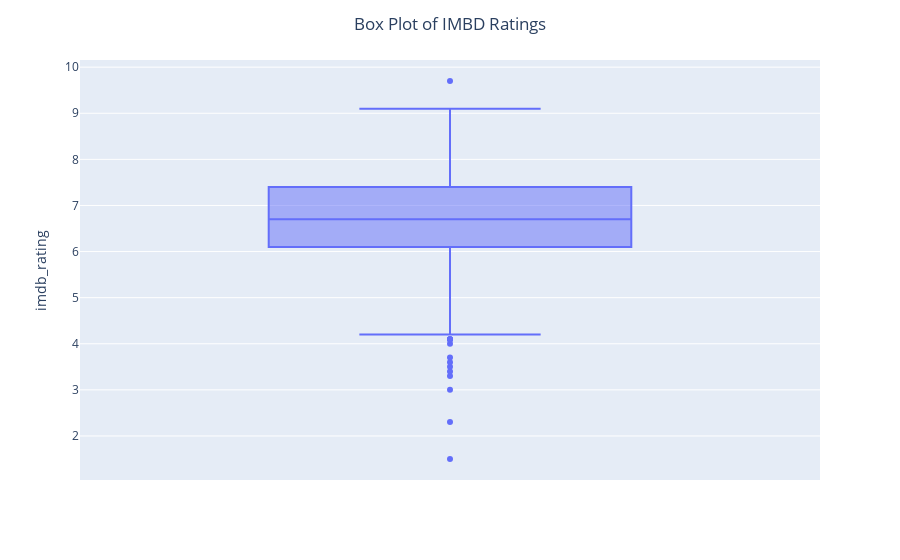

The notebook cell this image was saved under:
### Code cell
fig = px.box(df,y='imdb_rating')
fig.update_layout(title='Box Plot of IMBD Ratings',title_x=0.5)

### Figure 1 — Plotly figure (JSON) as saved in the notebook; plotly's stock layout.template omitted (floating-point values rounded to 4 significant figures; data arrays with more than 128 entries replaced by an {"elided": "..."} marker saying what was removed)
{"data": [{"alignmentgroup": "True", "hovertemplate": "imdb_rating=%{y}<extra></extra>", "legendgroup": "", "marker": {"color": "#636efa"}, "name": "", "notched": false, "offsetgroup": "", "orientation": "v", "showlegend": false, "type": "box", "x0": " ", "xaxis": "x", "y": {"elided": "992 float values"}, "y0": " ", "yaxis": "y"}], "layout": {"boxmode": "group", "legend": {"tracegroupgap": 0}, "margin": {"t": 60}, "title": {"text": "Box Plot of IMBD Ratings", "x": 0.5}, "xaxis": {"anchor": "y", "domain": [0, 1]}, "yaxis": {"anchor": "x", "domain": [0, 1], "title": {"text": "imdb_rating"}}}}
